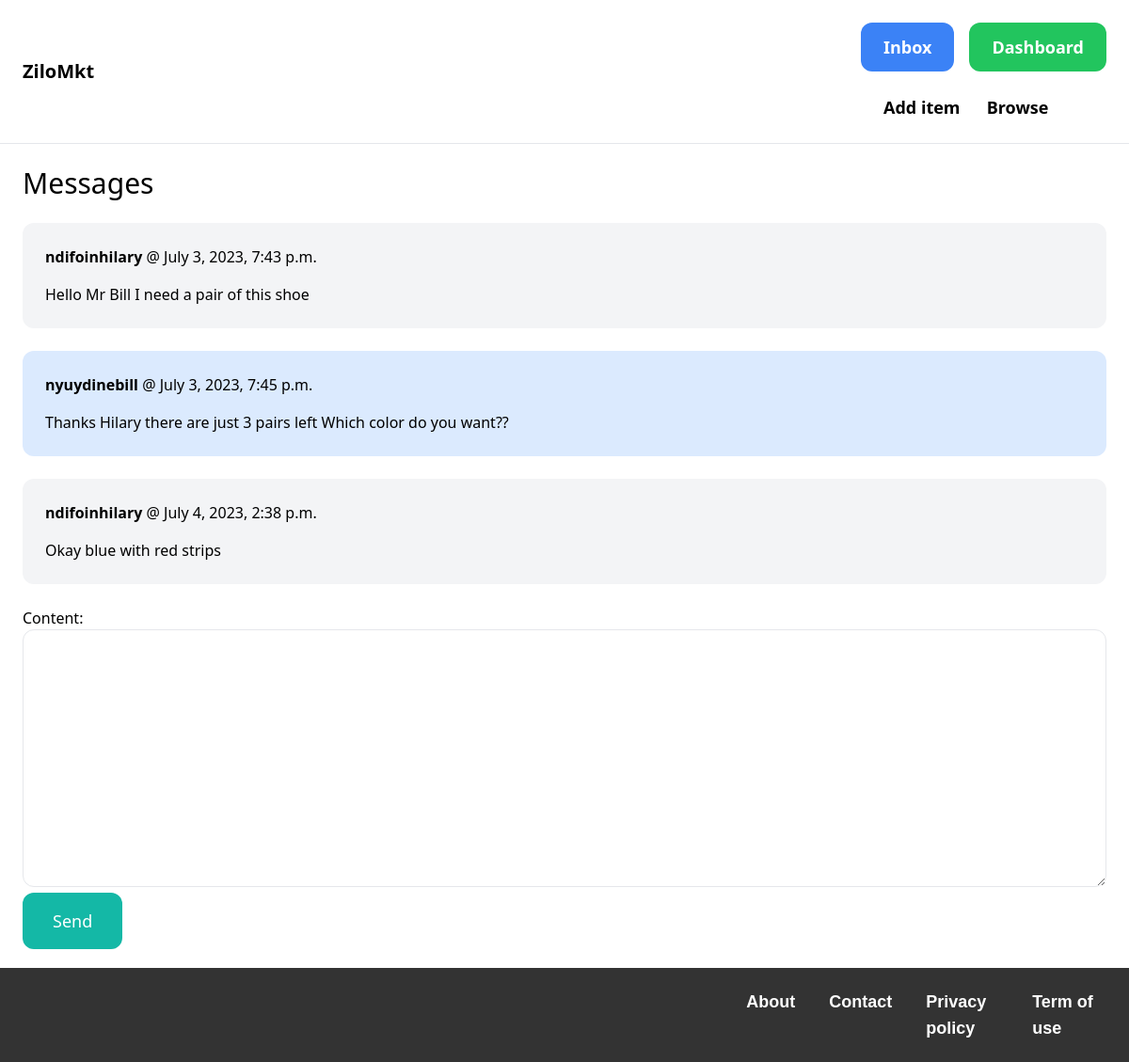
The page /inbox/1/ (signed in) on the database its author committed.
### conversation/models.py (models this page shows)
class ConversationMessage(models.Model):
    conversation = models.ForeignKey(Conversation, related_name='messages', on_delete=models.CASCADE)
    content = models.TextField()
    created_at = models.DateTimeField(auto_now_add=True)
    created_by = models.ForeignKey(User, related_name='created_messages', on_delete=models.CASCADE)

### conversation/views.py (the view)
# urls.py: path('<int:pk>/', views.detail, name='detail'),
@login_required
def detail(request, pk):
    conversation = Conversation.objects.filter(members__in=[request.user.id]).get(pk=pk)
    if request.method == 'POST':
        form = ConversationMessageForm(request.POST)
        if form.is_valid():
            conversation_message = form.save(commit=False)
            conversation_message.conversation = conversation
            conversation_message.created_by = request.user
            conversation_message.save()
            conversation.save()
            return redirect('conversation:detail', pk=pk)
    else:
        form = ConversationMessageForm()
    return render(request, 'conversation/detail.html', {
        'conversation': conversation,
        'form': form
    })

### conversation/forms.py
class ConversationMessageForm(forms.ModelForm):
    class Meta:
        model = ConversationMessage
        fields = ('content',)
        widgets = {
            'content': forms.Textarea(attrs={
                'class': 'w-full py-4 px-6 rounded-xl border'
            })
        }

### conversation/templates/conversation/detail.html (shortened to what this page needs)
{% extends 'core/base.html' %}
{% block content %}
<h1 class="mb-6 text-3xl">Messages</h1>
<div class="space-y-6">
    {% for message in conversation.messages.all %}
        <div class="p-6 flex {% if message.created_by == request.user %}bg-blue-100{% else %}bg-gray-100{% endif %} rounded-xl">
            <div>
                <p class="mb-4"><strong>{{ message.created_by.username }}</strong> @ {{ message.created_at }}</p>
                <p>{{ message.content }}</p>
            </div>
        </div>
    {% endfor %}
</div>
<form method="post" action="." class="mt-6">
    {{ form.as_p }}
    <button class="py-4 px-8 text-lg bg-teal-500 hover:bg-teal-700 rounded-xl text-white">Send</button>
</form>
<br><br>
{% endblock %}

### core/templates/core/base.html (style rules this page uses)
html { position: relative; min-height: 100%; }
body { margin-bottom: 100px; }

### rows shown on the page
ConversationMessage: created_by.username "ndifoinhilary", created_at "July 3, 2023, 7:43 p.m.", content "Hello Mr Bill I need a pair of this shoe"
ConversationMessage: created_by.username "nyuydinebill", created_at "July 3, 2023, 7:45 p.m.", content "Thanks Hilary there are just 3 pairs left Which color do you want??"
ConversationMessage: created_by.username "ndifoinhilary", created_at "July 4, 2023, 2:38 p.m.", content "Okay blue with red strips"
